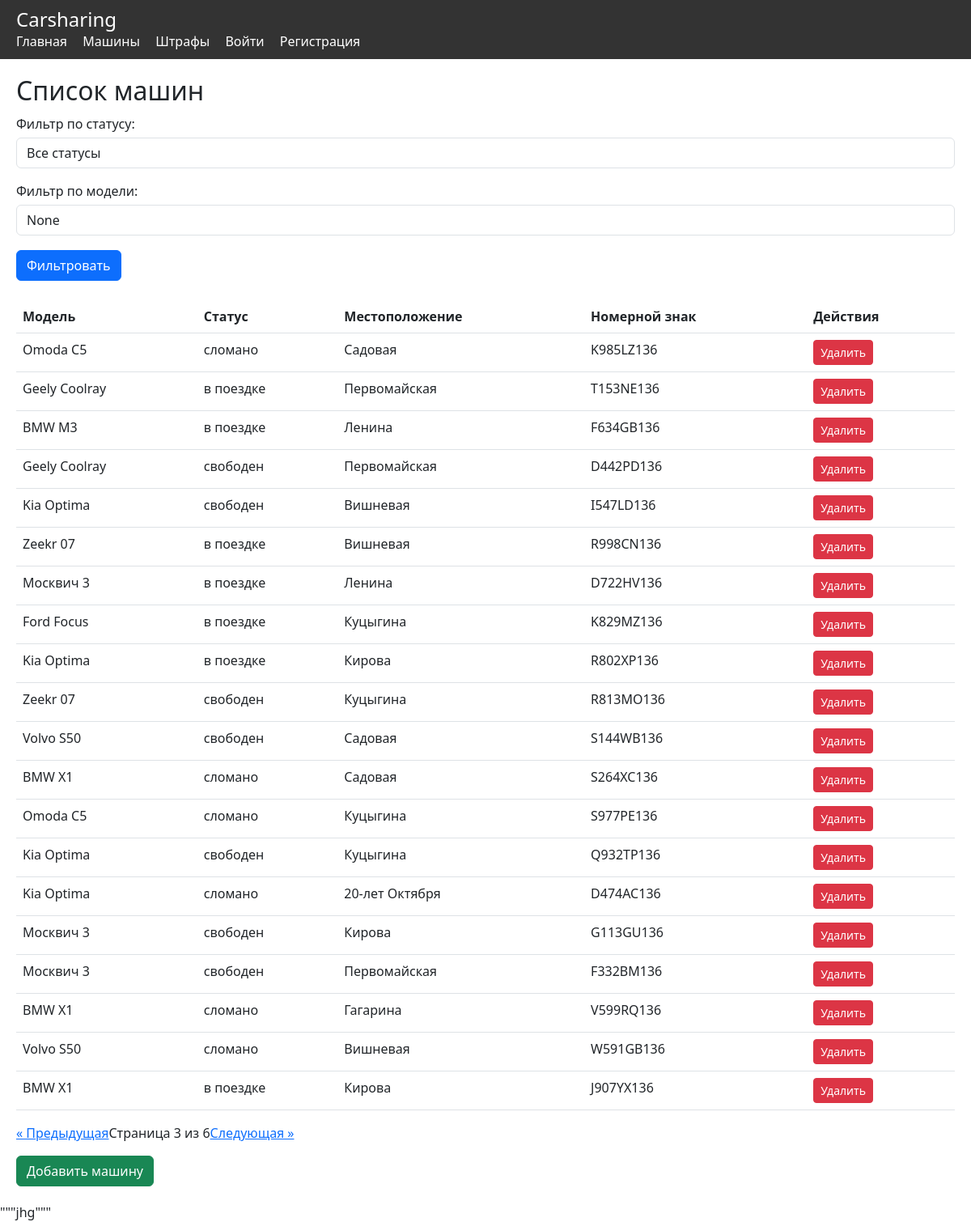
The app's page /cars?page=3 with its own data.
### app/models.py (models this page shows)
class Car(db.Model):
    __tablename__ = 'Cars'
    car_id = db.Column(db.Integer, primary_key=True, autoincrement=True)
    model = db.Column(db.Text, nullable=False)
    status = db.Column(db.Text, nullable=False)
    location = db.Column(db.Text, nullable=False)
    license_plate = db.Column(db.Text, unique=True, nullable=False)
    trips = db.relationship('Trip', backref='car', lazy=True)

### app/routes.py (the view)
@app.route('/cars', methods=['GET', 'POST'])
def cars():
    query = Car.query
    model_filter = request.args.get('model')
    if model_filter:
        query = query.filter(Car.model.like(f"%{model_filter}%"))
    status_filter = request.args.get('status')
    if status_filter:
        query = query.filter(Car.status == status_filter)
    page = request.args.get('page', 1, type=int)
    per_page = 20  # Количество записей на страницу
    cars_paginated = query.paginate(page=page, per_page=per_page)
    return render_template('cars.html', cars=cars_paginated, model_filter=model_filter, status_filter=status_filter)

### app/routes.py (called while the page is built)
@app.before_request
def before_request():
    if request.method == "POST" and "_method" in request.form:
        request.method = request.form["_method"].upper()

### app/templates/cars.html (shortened to what this page needs)
{% extends "base.html" %}
{% block content %}
    <h2>Список машин</h2>
    <form method="GET" action="{{ url_for('cars') }}">
        <label for="status">Фильтр по статусу:</label>
        <select name="status" class="form-control" id="status">
            <option value="" {% if not status_filter %}selected{% endif %}>Все статусы</option>
        </select>
        <label for="model" class="mt-3">Фильтр по модели:</label>
        <input type="text" name="model" class="form-control" id="model" value="{{ model_filter }}" placeholder="Введите модель машины">
        <button type="submit" class="btn btn-primary mt-2">Фильтровать</button>
    </form>
    <table class="table mt-4">
        <thead>
            <tr>
                <th>Модель</th>
                <th>Статус</th>
                <th>Местоположение</th>
                <th>Номерной знак</th>
                <th>Действия</th>
            </tr>
        </thead>
        <tbody>
            {% for car in cars.items %}
                <tr>
                    <td>{{ car.model }}</td>
                    <td>{{ car.status }}</td>
                    <td>{{ car.location }}</td>
                    <td>{{ car.license_plate }}</td>
                    <td>
                        <form action="{{ url_for('remove_car', car_id=car.car_id) }}" method="POST" style="display:inline;">
                            <button type="submit" class="btn btn-danger btn-sm">Удалить</button>
                        </form>
                    </td>
                </tr>
            {% endfor %}
        </tbody>
    </table>
    <div class="pagination">
        {% if cars.has_prev %}
            <a href="{{ url_for('cars', page=cars.prev_num, status=status_filter, model=model_filter) }}">« Предыдущая</a>
        {% endif %}
        <span>Страница {{ cars.page }} из {{ cars.pages }}</span>
        {% if cars.has_next %}
            <a href="{{ url_for('cars', page=cars.next_num, status=status_filter, model=model_filter) }}">Следующая »</a>
        {% endif %}
    </div>
    <a href="{{ url_for('add_car') }}" class="btn btn-success mt-3">Добавить машину</a>
{% endblock %}

### app/static/style.css (style rules this page uses)
body { font-family: Arial, sans-serif; line-height: 1.6; margin: 0; padding: 0; }
form label { display: block; margin: 10px 0 5px; }
form input { width: 100%; padding: 10px; margin-bottom: 10px; }
form button { background: #333; color: #fff; padding: 10px 15px; border: none; cursor: pointer; }

### records on screen
Car: model "Omoda C5", status "сломано", location "Садовая", license_plate "K985LZ136"
Car: model "Geely Coolray", status "в поездке", location "Первомайская", license_plate "T153NE136"
Car: model "BMW M3", status "в поездке", location "Ленина", license_plate "F634GB136"
Car: model "Geely Coolray", status "свободен", location "Первомайская", license_plate "D442PD136"
Car: model "Kia Optima", status "свободен", location "Вишневая", license_plate "I547LD136"
Car: model "Zeekr 07", status "в поездке", location "Вишневая", license_plate "R998CN136"
Car: model "Москвич 3", status "в поездке", location "Ленина", license_plate "D722HV136"
Car: model "Ford Focus", status "в поездке", location "Куцыгина", license_plate "K829MZ136"
Car: model "Kia Optima", status "в поездке", location "Кирова", license_plate "R802XP136"
Car: model "Zeekr 07", status "свободен", location "Куцыгина", license_plate "R813MO136"
Car: model "Volvo S50", status "свободен", location "Садовая", license_plate "S144WB136"
Car: model "BMW X1", status "сломано", location "Садовая", license_plate "S264XC136"
Car: model "Omoda C5", status "сломано", location "Куцыгина", license_plate "S977PE136"
Car: model "Kia Optima", status "свободен", location "Куцыгина", license_plate "Q932TP136"
Car: model "Kia Optima", status "сломано", location "20-лет Октября", license_plate "D474AC136"
Car: model "Москвич 3", status "свободен", location "Кирова", license_plate "G113GU136"
Car: model "Москвич 3", status "свободен", location "Первомайская", license_plate "F332BM136"
Car: model "BMW X1", status "сломано", location "Гагарина", license_plate "V599RQ136"
Car: model "Volvo S50", status "сломано", location "Вишневая", license_plate "W591GB136"
Car: model "BMW X1", status "в поездке", location "Кирова", license_plate "J907YX136"

### other values on screen
{{ cars.page }} "3"
{{ cars.pages }} "6"
